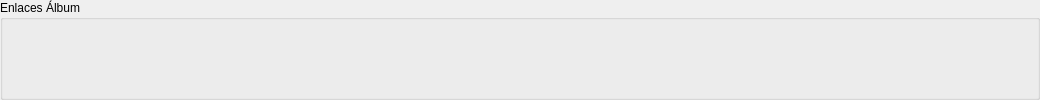
                   <widget class="QGroupBox" name="album_links_group">
                    <property name="title">
                     <string>Enlaces Álbum</string>
                    </property>
                    <layout class="QHBoxLayout" name="horizontalLayout_2">
                     <property name="leftMargin">
                      <number>0</number>
                     </property>
                     <property name="topMargin">
                      <number>0</number>
                     </property>
                     <property name="rightMargin">
                      <number>0</number>
                     </property>
                     <property name="bottomMargin">
                      <number>0</number>
                     </property>
                     <item>
                      <widget class="QPushButton" name="bc_album_link_button">
                       <property name="minimumSize">
                        <size>
                         <width>34</width>
                         <height>34</height>
                        </size>
                       </property>
                       <property name="maximumSize">
                        <size>
                         <width>34</width>
                         <height>34</height>
                        </size>
                       </property>
                       <property name="text">
                        <string/>
                       </property>
                       <property name="icon">
                        <iconset resource="../../images.qrc">
                         <normaloff>:/services/bandcamp</normaloff>:/services/bandcamp</iconset>
                       </property>
                       <property name="iconSize">
                        <size>
                         <width>32</width>
                         <height>32</height>
                        </size>
                       </property>
                       <property name="flat">
                        <bool>true</bool>
                       </property>
                      </widget>
                     </item>
                     <item>
                      <widget class="QPushButton" name="soudcloud_album_link_button">
                       <property name="minimumSize">
                        <size>
                         <width>34</width>
                         <height>34</height>
                        </size>
                       </property>
                       <property name="maximumSize">
                        <size>
                         <width>34</width>
                         <height>34</height>
                        </size>
                       </property>
                       <property name="text">
                        <string/>
                       </property>
                       <property name="icon">
                        <iconset resource="../../images.qrc">
                         <normaloff>:/services/soundcloud</normaloff>:/services/soundcloud</iconset>
                       </property>
                       <property name="iconSize">
                        <size>
                         <width>32</width>
                         <height>32</height>
                        </size>
                       </property>
                       <property name="flat">
                        <bool>true</bool>
                       </property>
                      </widget>
                     </item>
                     <item>
                      <widget class="QPushButton" name="yt_album_link_button">
                       <property name="minimumSize">
                        <size>
                         <width>34</width>
                         <height>34</height>
                        </size>
                       </property>
                       <property name="maximumSize">
                        <size>
                         <width>34</width>
                         <height>34</height>
                        </size>
                       </property>
                       <property name="text">
                        <string/>
                       </property>
                       <property name="icon">
                        <iconset resource="../../images.qrc">
                         <normaloff>:/services/youtube</normaloff>:/services/youtube</iconset>
                       </property>
                       <property name="iconSize">
                        <size>
                         <width>32</width>
                         <height>32</height>
                        </size>
                       </property>
                       <property name="flat">
                        <bool>true</bool>
                       </property>
                      </widget>
                     </item>
                     <item>
                      <widget class="QPushButton" name="spot_album_link_button">
                       <property name="minimumSize">
                        <size>
                         <width>34</width>
                         <height>34</height>
                        </size>
                       </property>
                       <property name="maximumSize">
                        <size>
                         <width>34</width>
                         <height>34</height>
                        </size>
                       </property>
                       <property name="text">
                        <string/>
                       </property>
                       <property name="icon">
                        <iconset resource="../../images.qrc">
                         <normaloff>:/services/spotify</normaloff>:/services/spotify</iconset>
                       </property>
                       <property name="iconSize">
                        <size>
                         <width>32</width>
                         <height>32</height>
                        </size>
                       </property>
                       <property name="flat">
                        <bool>true</bool>
                       </property>
                      </widget>
                     </item>
                     <item>
                      <widget class="QPushButton" name="vimeo_album_link_button">
                       <property name="minimumSize">
                        <size>
                         <width>34</width>
                         <height>34</height>
                        </size>
                       </property>
                       <property name="maximumSize">
                        <size>
                         <width>34</width>
                         <height>34</height>
                        </size>
                       </property>
                       <property name="text">
                        <string/>
                       </property>
                       <property name="icon">
                        <iconset resource="../../images.qrc">
                         <normaloff>:/services/vimeo</normaloff>:/services/vimeo</iconset>
                       </property>
                       <property name="iconSize">
                        <size>
                         <width>32</width>
                         <height>32</height>
                        </size>
                       </property>
                       <property name="flat">
                        <bool>true</bool>
                       </property>
                      </widget>
                     </item>
                     <item>
                      <widget class="QPushButton" name="boomkat_album_link_button">
                       <property name="minimumSize">
                        <size>
                         <width>34</width>
                         <height>34</height>
                        </size>
                       </property>
                       <property name="maximumSize">
                        <size>
                         <width>34</width>
                         <height>34</height>
                        </size>
                       </property>
                       <property name="text">
                        <string/>
                       </property>
                       <property name="icon">
                        <iconset resource="../../images.qrc">
                         <normaloff>:/services/boomkat</normaloff>:/services/boomkat</iconset>
                       </property>
                       <property name="iconSize">
                        <size>
                         <width>32</width>
                         <height>32</height>
                        </size>
                       </property>
                       <property name="flat">
                        <bool>true</bool>
                       </property>
                      </widget>
                     </item>
                     <item>
                      <widget class="QPushButton" name="juno_album_link_button">
                       <property name="minimumSize">
                        <size>
                         <width>34</width>
                         <height>34</height>
                        </size>
                       </property>
                       <property name="maximumSize">
                        <size>
                         <width>34</width>
                         <height>34</height>
                        </size>
                       </property>
                       <property name="text">
                        <string/>
                       </property>
                       <property name="icon">
                        <iconset resource="../../images.qrc">
                         <normaloff>:/services/juno</normaloff>:/services/juno</iconset>
                       </property>
                       <property name="iconSize">
                        <size>
                         <width>32</width>
                         <height>32</height>
                        </size>
                       </property>
                       <property name="flat">
                        <bool>true</bool>
                       </property>
                      </widget>
                     </item>
                     <item>
                      <widget class="QPushButton" name="allmusic_album_link_button">
                       <property name="minimumSize">
                        <size>
                         <width>34</width>
                         <height>34</height>
                        </size>
                       </property>
                       <property name="maximumSize">
                        <size>
                         <width>34</width>
                         <height>34</height>
                        </size>
                       </property>
                       <property name="text">
                        <string/>
                       </property>
                       <property name="icon">
                        <iconset resource="../../images.qrc">
                         <normaloff>:/services/allmusic</normaloff>:/services/allmusic</iconset>
                       </property>
                       <property name="iconSize">
                        <size>
                         <width>32</width>
                         <height>32</height>
                        </size>
                       </property>
                       <property name="flat">
                        <bool>true</bool>
                       </property>
                      </widget>
                     </item>
                     <item>
                      <widget class="QPushButton" name="discogs_album_link_button">
                       <property name="minimumSize">
                        <size>
                         <width>34</width>
                         <height>34</height>
                        </size>
                       </property>
                       <property name="maximumSize">
                        <size>
                         <width>34</width>
                         <height>34</height>
                        </size>
                       </property>
                       <property name="text">
                        <string/>
                       </property>
                       <property name="icon">
                        <iconset resource="../../images.qrc">
                         <normaloff>:/services/discogs</normaloff>:/services/discogs</iconset>
                       </property>
                       <property name="iconSize">
                        <size>
                         <width>32</width>
                         <height>32</height>
                        </size>
                       </property>
                       <property name="flat">
                        <bool>true</bool>
                       </property>
                      </widget>
                     </item>
                     <item>
                      <widget class="QPushButton" name="imdb_album_link_button">
                       <property name="minimumSize">
                        <size>
                         <width>34</width>
                         <height>34</height>
                        </size>
                       </property>
                       <property name="maximumSize">
                        <size>
                         <width>34</width>
                         <height>34</height>
                        </size>
                       </property>
                       <property name="text">
                        <string/>
                       </property>
                       <property name="icon">
                        <iconset resource="../../images.qrc">
                         <normaloff>:/services/imdb</normaloff>:/services/imdb</iconset>
                       </property>
                       <property name="iconSize">
                        <size>
                         <width>32</width>
                         <height>32</height>
                        </size>
                       </property>
                       <property name="flat">
                        <bool>true</bool>
                       </property>
                      </widget>
                     </item>
                     <item>
                      <widget class="QPushButton" name="lastfm_album_link_button">
                       <property name="minimumSize">
                        <size>
                         <width>34</width>
                         <height>34</height>
                        </size>
                       </property>
                       <property name="maximumSize">
                        <size>
                         <width>34</width>
                         <height>34</height>
                        </size>
                       </property>
                       <property name="text">
                        <string/>
                       </property>
                       <property name="icon">
                        <iconset resource="../../images.qrc">
                         <normaloff>:/services/lastfm</normaloff>:/services/lastfm</iconset>
                       </property>
                       <property name="iconSize">
                        <size>
                         <width>32</width>
                         <height>32</height>
                        </size>
                       </property>
                       <property name="flat">
                        <bool>true</bool>
                       </property>
                      </widget>
                     </item>
                     <item>
                      <widget class="QPushButton" name="mb_album_link_button">
                       <property name="minimumSize">
                        <size>
                         <width>34</width>
                         <height>34</height>
                        </size>
                       </property>
                       <property name="maximumSize">
                        <size>
                         <width>34</width>
                         <height>34</height>
                        </size>
                       </property>
                       <property name="text">
                        <string/>
                       </property>
                       <property name="icon">
                        <iconset resource="../../images.qrc">
                         <normaloff>:/services/musicbrainz</normaloff>:/services/musicbrainz</iconset>
                       </property>
                       <property name="iconSize">
                        <size>
                         <width>32</width>
                         <height>32</height>
                        </size>
                       </property>
                       <property name="flat">
                        <bool>true</bool>
                       </property>
                      </widget>
                     </item>
                     <item>
                      <widget class="QPushButton" name="prog_album_link_button">
                       <property name="minimumSize">
                        <size>
                         <width>34</width>
                         <height>34</height>
                        </size>
                       </property>
                       <property name="maximumSize">
                        <size>
                         <width>34</width>
                         <height>34</height>
                        </size>
                       </property>
                       <property name="text">
                        <string/>
                       </property>
                       <property name="icon">
                        <iconset resource="../../images.qrc">
                         <normaloff>:/services/guitar</normaloff>:/services/guitar</iconset>
                       </property>
                       <property name="iconSize">
                        <size>
                         <width>32</width>
                         <height>32</height>
                        </size>
                       </property>
                       <property name="flat">
                        <bool>true</bool>
                       </property>
                      </widget>
                     </item>
                     <item>
                      <widget class="QPushButton" name="rym_album_link_button">
                       <property name="minimumSize">
                        <size>
                         <width>34</width>
                         <height>34</height>
                        </size>
                       </property>
                       <property name="maximumSize">
                        <size>
                         <width>34</width>
                         <height>34</height>
                        </size>
                       </property>
                       <property name="text">
                        <string/>
                       </property>
                       <property name="icon">
                        <iconset resource="../../images.qrc">
                         <normaloff>:/services/rym_svg</normaloff>:/services/rym_svg</iconset>
                       </property>
                       <property name="iconSize">
                        <size>
                         <width>32</width>
                         <height>32</height>
                        </size>
                       </property>
                       <property name="flat">
                        <bool>true</bool>
                       </property>
                      </widget>
                     </item>
                     <item>
                      <widget class="QPushButton" name="ra_album_link_button">
                       <property name="minimumSize">
                        <size>
                         <width>34</width>
                         <height>34</height>
                        </size>
                       </property>
                       <property name="maximumSize">
                        <size>
                         <width>34</width>
                         <height>34</height>
                        </size>
                       </property>
                       <property name="text">
                        <string/>
                       </property>
                       <property name="icon">
                        <iconset resource="../../images.qrc">
                         <normaloff>:/services/ra</normaloff>:/services/ra</iconset>
                       </property>
                       <property name="iconSize">
                        <size>
                         <width>32</width>
                         <height>32</height>
                        </size>
                       </property>
                       <property name="flat">
                        <bool>true</bool>
                       </property>
                      </widget>
                     </item>
                     <item>
                      <widget class="QPushButton" name="setlist_album_link_button">
                       <property name="minimumSize">
                        <size>
                         <width>34</width>
                         <height>34</height>
                        </size>
                       </property>
                       <property name="maximumSize">
                        <size>
                         <width>34</width>
                         <height>34</height>
                        </size>
                       </property>
                       <property name="text">
                        <string/>
                       </property>
                       <property name="icon">
                        <iconset resource="../../images.qrc">
                         <normaloff>:/services/msg</normaloff>:/services/msg</iconset>
                       </property>
                       <property name="iconSize">
                        <size>
                         <width>32</width>
                         <height>32</height>
                        </size>
                       </property>
                       <property name="flat">
                        <bool>true</bool>
                       </property>
                      </widget>
                     </item>
                     <item>
                      <widget class="QPushButton" name="wiki_album_link_button">
                       <property name="minimumSize">
                        <size>
                         <width>34</width>
                         <height>34</height>
                        </size>
                       </property>
                       <property name="maximumSize">
                        <size>
                         <width>34</width>
                         <height>34</height>
                        </size>
                       </property>
                       <property name="text">
                        <string/>
                       </property>
                       <property name="icon">
                        <iconset resource="../../images.qrc">
                         <normaloff>:/services/wiki</normaloff>:/services/wiki</iconset>
                       </property>
                       <property name="iconSize">
                        <size>
                         <width>32</width>
                         <height>32</height>
                        </size>
                       </property>
                       <property name="flat">
                        <bool>true</bool>
                       </property>
                      </widget>
                     </item>
                     <item>
                      <widget class="QPushButton" name="whosampled_album_link_button">
                       <property name="minimumSize">
                        <size>
                         <width>34</width>
                         <height>34</height>
                        </size>
                       </property>
                       <property name="maximumSize">
                        <size>
                         <width>34</width>
                         <height>34</height>
                        </size>
                       </property>
                       <property name="text">
                        <string/>
                       </property>
                       <property name="icon">
                        <iconset resource="../../images.qrc">
                         <normaloff>:/services/whosampled</normaloff>:/services/whosampled</iconset>
                       </property>
                       <property name="iconSize">
                        <size>
                         <width>32</width>
                         <height>32</height>
                        </size>
                       </property>
                       <property name="flat">
                        <bool>true</bool>
                       </property>
                      </widget>
                     </item>
                     <item>
                      <widget class="QPushButton" name="bluesky_album_link_button">
                       <property name="minimumSize">
                        <size>
                         <width>34</width>
                         <height>34</height>
                        </size>
                       </property>
                       <property name="maximumSize">
                        <size>
                         <width>34</width>
                         <height>34</height>
                        </size>
                       </property>
                       <property name="text">
                        <string/>
                       </property>
                       <property name="icon">
                        <iconset resource="../../images.qrc">
                         <normaloff>:/services/bluesky</normaloff>:/services/bluesky</iconset>
                       </property>
                       <property name="iconSize">
                        <size>
                         <width>32</width>
                         <height>32</height>
                        </size>
                       </property>
                       <property name="flat">
                        <bool>true</bool>
                       </property>
                      </widget>
                     </item>
                     <item>
                      <widget class="QPushButton" name="fb_album_link_button">
                       <property name="minimumSize">
                        <size>
                         <width>34</width>
                         <height>34</height>
                        </size>
                       </property>
                       <property name="maximumSize">
                        <size>
                         <width>34</width>
                         <height>34</height>
                        </size>
                       </property>
                       <property name="text">
                        <string/>
                       </property>
                       <property name="icon">
                        <iconset resource="../../images.qrc">
                         <normaloff>:/services/facebook</normaloff>:/services/facebook</iconset>
                       </property>
                       <property name="iconSize">
                        <size>
                         <width>32</width>
                         <height>32</height>
                        </size>
                       </property>
                       <property name="flat">
                        <bool>true</bool>
                       </property>
                      </widget>
                     </item>
                     <item>
                      <widget class="QPushButton" name="ig_album_link_button">
                       <property name="minimumSize">
                        <size>
                         <width>34</width>
                         <height>34</height>
                        </size>
                       </property>
                       <property name="maximumSize">
                        <size>
                         <width>34</width>
                         <height>34</height>
                        </size>
                       </property>
                       <property name="text">
                        <string/>
                       </property>
                       <property name="icon">
                        <iconset resource="../../images.qrc">
                         <normaloff>:/services/instagram</normaloff>:/services/instagram</iconset>
                       </property>
                       <property name="iconSize">
                        <size>
                         <width>32</width>
                         <height>32</height>
                        </size>
                       </property>
                       <property name="flat">
                        <bool>true</bool>
                       </property>
                      </widget>
                     </item>
                     <item>
                      <widget class="QPushButton" name="mastodon_album_link_button">
                       <property name="minimumSize">
                        <size>
                         <width>34</width>
                         <height>34</height>
                        </size>
                       </property>
                       <property name="maximumSize">
                        <size>
                         <width>34</width>
                         <height>34</height>
                        </size>
                       </property>
                       <property name="text">
                        <string/>
                       </property>
                       <property name="icon">
                        <iconset resource="../../images.qrc">
                         <normaloff>:/services/mastodon</normaloff>:/services/mastodon</iconset>
                       </property>
                       <property name="iconSize">
                        <size>
                         <width>32</width>
                         <height>32</height>
                        </size>
                       </property>
                       <property name="flat">
                        <bool>true</bool>
                       </property>
                      </widget>
                     </item>
                     <item>
                      <widget class="QPushButton" name="myspace_album_link_button">
                       <property name="minimumSize">
                        <size>
                         <width>34</width>
                         <height>34</height>
                        </size>
                       </property>
                       <property name="maximumSize">
                        <size>
                         <width>34</width>
                         <height>34</height>
                        </size>
                       </property>
                       <property name="text">
                        <string/>
                       </property>
                       <property name="icon">
                        <iconset resource="../../images.qrc">
                         <normaloff>:/services/myspace</normaloff>:/services/myspace</iconset>
                       </property>
                       <property name="iconSize">
                        <size>
                         <width>32</width>
                         <height>32</height>
                        </size>
                       </property>
                       <property name="flat">
                        <bool>true</bool>
                       </property>
                      </widget>
                     </item>
                     <item>
                      <widget class="QPushButton" name="twitter_album_link_button">
                       <property name="minimumSize">
                        <size>
                         <width>34</width>
                         <height>34</height>
                        </size>
                       </property>
                       <property name="maximumSize">
                        <size>
                         <width>34</width>
                         <height>34</height>
                        </size>
                       </property>
                       <property name="text">
                        <string/>
                       </property>
                       <property name="icon">
                        <iconset resource="../../images.qrc">
                         <normaloff>:/services/twitter</normaloff>:/services/twitter</iconset>
                       </property>
                       <property name="iconSize">
                        <size>
                         <width>32</width>
                         <height>32</height>
                        </size>
                       </property>
                       <property name="flat">
                        <bool>true</bool>
                       </property>
                      </widget>
                     </item>
                     <item>
                      <widget class="QPushButton" name="tumblr_album_link_button">
                       <property name="minimumSize">
                        <size>
                         <width>34</width>
                         <height>34</height>
                        </size>
                       </property>
                       <property name="maximumSize">
                        <size>
                         <width>34</width>
                         <height>34</height>
                        </size>
                       </property>
                       <property name="text">
                        <string/>
                       </property>
                       <property name="icon">
                        <iconset resource="../../images.qrc">
                         <normaloff>:/services/tumblr</normaloff>:/services/tumblr</iconset>
                       </property>
                       <property name="iconSize">
                        <size>
                         <width>32</width>
                         <height>32</height>
                        </size>
                       </property>
                       <property name="flat">
                        <bool>true</bool>
                       </property>
                      </widget>
                     </item>
                     <item>
                      <spacer name="horizontalSpacer_5">
                       <property name="orientation">
                        <enum>Qt::Orientation::Horizontal</enum>
                       </property>
                       <property name="sizeHint" stdset="0">
                        <size>
                         <width>40</width>
                         <height>20</height>
                        </size>
                       </property>
                      </spacer>
                     </item>
                    </layout>
                   </widget>
